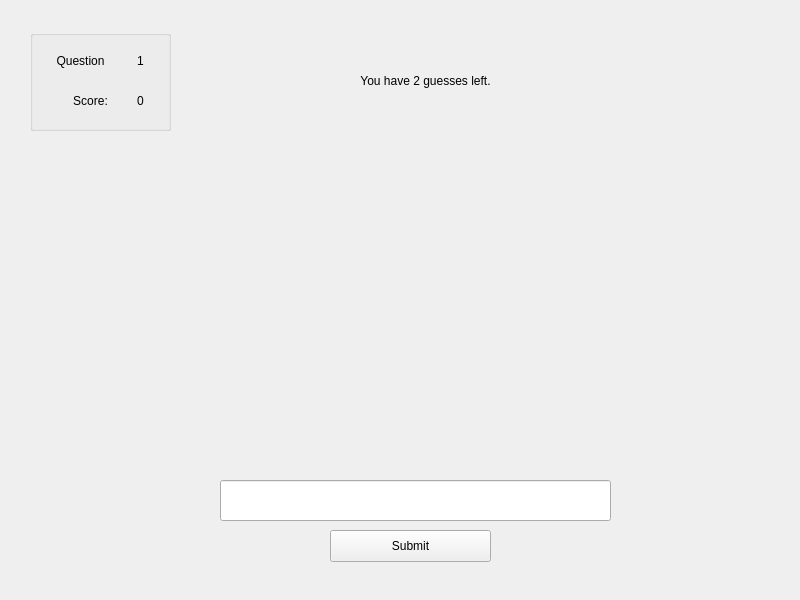
<?xml version="1.0" encoding="UTF-8"?>
<ui version="4.0">
 <class>SpellerPlay_game</class>
 <widget class="QMainWindow" name="SpellerPlay_game">
  <property name="geometry">
   <rect>
    <x>0</x>
    <y>0</y>
    <width>800</width>
    <height>600</height>
   </rect>
  </property>
  <property name="windowTitle">
   <string>MainWindow</string>
  </property>
  <widget class="QWidget" name="centralwidget">
   <widget class="QLabel" name="guessLeftLabel">
    <property name="geometry">
     <rect>
      <x>320</x>
      <y>60</y>
      <width>211</width>
      <height>41</height>
     </rect>
    </property>
    <property name="styleSheet">
     <string notr="true">font: 20pt &quot;BM Jua&quot;;</string>
    </property>
    <property name="text">
     <string>You have 2 guesses left.</string>
    </property>
    <property name="alignment">
     <set>Qt::AlignCenter</set>
    </property>
   </widget>
   <widget class="QPushButton" name="submitButton">
    <property name="geometry">
     <rect>
      <x>330</x>
      <y>530</y>
      <width>161</width>
      <height>32</height>
     </rect>
    </property>
    <property name="cursor">
     <cursorShape>PointingHandCursor</cursorShape>
    </property>
    <property name="text">
     <string>Submit</string>
    </property>
   </widget>
   <widget class="QLabel" name="wordPic">
    <property name="geometry">
     <rect>
      <x>140</x>
      <y>150</y>
      <width>551</width>
      <height>291</height>
     </rect>
    </property>
    <property name="text">
     <string/>
    </property>
    <property name="alignment">
     <set>Qt::AlignCenter</set>
    </property>
   </widget>
   <widget class="QPushButton" name="exitButton">
    <property name="geometry">
     <rect>
      <x>740</x>
      <y>10</y>
      <width>51</width>
      <height>51</height>
     </rect>
    </property>
    <property name="cursor">
     <cursorShape>PointingHandCursor</cursorShape>
    </property>
    <property name="styleSheet">
     <string notr="true">border: none;
border-width: none;</string>
    </property>
    <property name="text">
     <string/>
    </property>
    <property name="icon">
     <iconset resource="icons.qrc">
      <normaloff>:/image for c++ project/Button/exit.png</normaloff>:/image for c++ project/Button/exit.png</iconset>
    </property>
    <property name="iconSize">
     <size>
      <width>50</width>
      <height>50</height>
     </size>
    </property>
   </widget>
   <widget class="QGroupBox" name="groupBox">
    <property name="geometry">
     <rect>
      <x>30</x>
      <y>30</y>
      <width>141</width>
      <height>101</height>
     </rect>
    </property>
    <property name="title">
     <string/>
    </property>
    <widget class="QLabel" name="questionaLabel">
     <property name="geometry">
      <rect>
       <x>10</x>
       <y>10</y>
       <width>81</width>
       <height>41</height>
      </rect>
     </property>
     <property name="styleSheet">
      <string notr="true">font: 18pt &quot;BM Jua&quot;;</string>
     </property>
     <property name="text">
      <string>Question</string>
     </property>
     <property name="alignment">
      <set>Qt::AlignCenter</set>
     </property>
    </widget>
    <widget class="QLabel" name="scoreLabel">
     <property name="geometry">
      <rect>
       <x>20</x>
       <y>50</y>
       <width>81</width>
       <height>41</height>
      </rect>
     </property>
     <property name="styleSheet">
      <string notr="true">font: 18pt &quot;BM Jua&quot;;</string>
     </property>
     <property name="text">
      <string>Score:</string>
     </property>
     <property name="alignment">
      <set>Qt::AlignCenter</set>
     </property>
    </widget>
    <widget class="QLabel" name="questionNumber">
     <property name="geometry">
      <rect>
       <x>100</x>
       <y>10</y>
       <width>21</width>
       <height>41</height>
      </rect>
     </property>
     <property name="styleSheet">
      <string notr="true">font: 18pt &quot;BM Jua&quot;;</string>
     </property>
     <property name="text">
      <string>1</string>
     </property>
     <property name="alignment">
      <set>Qt::AlignCenter</set>
     </property>
    </widget>
    <widget class="QLabel" name="scoreNumber">
     <property name="geometry">
      <rect>
       <x>90</x>
       <y>50</y>
       <width>41</width>
       <height>41</height>
      </rect>
     </property>
     <property name="styleSheet">
      <string notr="true">font: 18pt &quot;BM Jua&quot;;</string>
     </property>
     <property name="text">
      <string>0</string>
     </property>
     <property name="alignment">
      <set>Qt::AlignCenter</set>
     </property>
    </widget>
    <zorder>questionNumber</zorder>
    <zorder>questionaLabel</zorder>
    <zorder>scoreLabel</zorder>
    <zorder>scoreNumber</zorder>
   </widget>
   <widget class="QLabel" name="Background">
    <property name="geometry">
     <rect>
      <x>0</x>
      <y>0</y>
      <width>800</width>
      <height>600</height>
     </rect>
    </property>
    <property name="text">
     <string/>
    </property>
    <property name="pixmap">
     <pixmap resource="icons.qrc">:/image for c++ project/Background/FoodSpeller.png</pixmap>
    </property>
    <property name="scaledContents">
     <bool>true</bool>
    </property>
   </widget>
   <widget class="QLineEdit" name="inputAnswer">
    <property name="geometry">
     <rect>
      <x>220</x>
      <y>480</y>
      <width>391</width>
      <height>41</height>
     </rect>
    </property>
    <property name="alignment">
     <set>Qt::AlignCenter</set>
    </property>
   </widget>
   <zorder>Background</zorder>
   <zorder>groupBox</zorder>
   <zorder>exitButton</zorder>
   <zorder>guessLeftLabel</zorder>
   <zorder>inputAnswer</zorder>
   <zorder>submitButton</zorder>
   <zorder>wordPic</zorder>
  </widget>
 </widget>
 <resources>
  <include location="icons.qrc"/>
 </resources>
 <connections/>
</ui>
